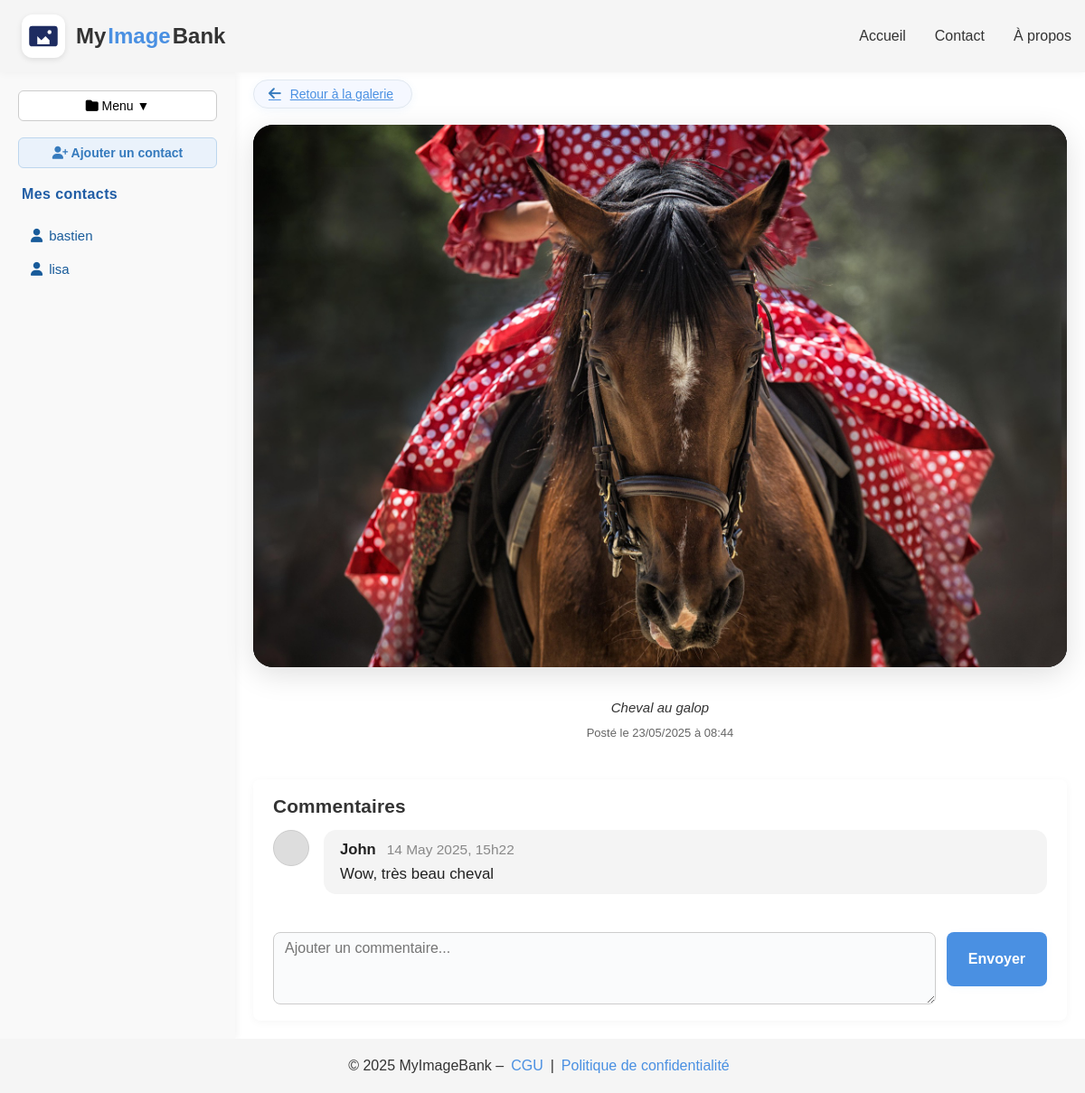
Screenshot of /view-larger.php?image_id=3 (signed in) with the database file from the repository.
### tables this page shows
CREATE TABLE users (
    id INT AUTO_INCREMENT PRIMARY KEY,
    login VARCHAR(50) NOT NULL UNIQUE,
    password VARCHAR(255) NOT NULL,
    nom VARCHAR(100),
    prenom VARCHAR(100),
    email VARCHAR(100),
    created_at TIMESTAMP DEFAULT CURRENT_TIMESTAMP
);

CREATE TABLE images (
    id INT AUTO_INCREMENT PRIMARY KEY,
    user_id INT NOT NULL,
    path VARCHAR(255) NOT NULL,
    caption TEXT,
    created_at TIMESTAMP DEFAULT CURRENT_TIMESTAMP,
    FOREIGN KEY (user_id) REFERENCES users(id) ON DELETE CASCADE
);

CREATE TABLE comments (
    id INT AUTO_INCREMENT PRIMARY KEY,
    image_id INT NOT NULL,
    author VARCHAR(100) NOT NULL DEFAULT 'Anonyme',
    comment_text TEXT NOT NULL,
    created_at DATETIME NOT NULL DEFAULT CURRENT_TIMESTAMP,
    INDEX (image_id)
);

### src/contact_list.php (called while the page is built)
<?php
function getUserContacts(PDO $pdo, int $userId): array {
    $sql = "SELECT u.id, u.login
            FROM contacts c
            JOIN users u ON c.contact_user_id = u.id
            WHERE c.user_id = ?";
    $stmt = $pdo->prepare($sql);
    $stmt->execute([$userId]);
    return $stmt->fetchAll(PDO::FETCH_ASSOC);
}

### public/view-larger.php (the view, shortened to what this page needs)
<?php
$pdo = getDatabaseConnection();
$image_id = isset($_GET['image_id']) ? (int)$_GET['image_id'] : 0;
$user_id = $_SESSION['user_id'] ?? null;
$stmt = $pdo->prepare("SELECT * FROM images WHERE id = ?");
$stmt->execute([$image_id]);
$image = $stmt->fetch(PDO::FETCH_ASSOC);
$stmt = $pdo->prepare("SELECT author AS display_name, comment_text, created_at FROM comments WHERE image_id = ? ORDER BY created_at DESC");
$stmt->execute([$image_id]);
$comments = $stmt->fetchAll(PDO::FETCH_ASSOC);
include "templates/header.php";
?>
<div class="page-wrapper">
    <?php include "templates/sidebar.php"; ?>
    <main class="main-content main-view-larger">
        <div class="larger-image-wrapper">
            <a href="gallery.php" class="gallery-link">
                <i class="fas fa-arrow-left"></i>
                <span>Retour à la galerie</span>
            </a>
            <div class="image-larger">
                <img src="<?= htmlspecialchars($image['path']) ?>"
                     alt="<?= htmlspecialchars($image['caption'] ?? 'Image') ?>">
            </div>
            <p class="image-caption"><?= htmlspecialchars($image['caption']) ?></p>
            <p class="image-date">Posté le <?= date("d/m/Y à H:i", strtotime($image['created_at'])) ?></p>
        </div>
        <div class="comments-section">
            <h3>Commentaires</h3>
            <?php if (empty($comments)): ?>
                <p>Aucun commentaire pour cette image.</p>
            <?php else: ?>
                <?php foreach ($comments as $comment): ?>
                    <div class="comment-item">
                        <div class="avatar"></div>
                        <div class="comment-bubble">
                            <div class="comment-header">
                                <span class="comment-author"><?= htmlspecialchars($comment['display_name']) ?></span>
                                <span class="comment-date"><?= date('d M Y, H\hi', strtotime($comment['created_at'])) ?></span>
                            </div>
                            <div class="comment-text"><?= nl2br(htmlspecialchars($comment['comment_text'])) ?></div>
                        </div>
                    </div>
                <?php endforeach; ?>
            <?php endif; ?>
            <div class="comment-add-section">
                <?php if ($user_id): ?>
                    <form class="comment-form" method="POST" action="view-larger.php?image_id=<?= $image_id ?>">
                        <textarea name="comment" placeholder="Ajouter un commentaire..." required></textarea>
                        <button type="submit" class="btn-primary">Envoyer</button>
                    </form>
                <?php else: ?>
                    <p class="popup-login-message">Vous devez <a href="auth-page.php">vous connecter</a> pour commenter.</p>
                <?php endif; ?>
            </div>
        </div>
    </main>
</div>
<?php include "templates/footer.php"; ?>

### public/templates/sidebar.php (shortened to what this page needs)
<aside class="sidebar">
  <div class="toolbar-row">
    <button class="toolbar-btn" id="menu-toggle">
      <i class="fa-solid fa-folder"></i> Menu ▼
    </button>
    <button class="toolbar-btn add-contact-btn" id="add-contact-btn">
      <i class="fa-solid fa-user-plus"></i> Ajouter un contact
    </button>
  </div>
  <div class="contacts-list">
    <h4>Mes contacts</h4>
    <ul class="contacts-ul">
      <?php
      require_once __DIR__ . '/../../src/contact_list.php';
      $contacts = [];
      if (isset($_SESSION['user_id'])) {
          $pdo = getDatabaseConnection();
          $contacts = getUserContacts($pdo, (int)$_SESSION['user_id']);
      }
      if (empty($contacts)) {
          echo "<li class='contact-li'>Aucun contact.</li>";
      } else {
          foreach ($contacts as $contact) {
              echo '<li class="contact-li">
                      <a href="gallery.php?user_id=' . (int)$contact['id'] . '" class="contact-link">
                        <i class="fa-solid fa-user"></i> ' . htmlspecialchars($contact['login']) . '
                      </a>
                    </li>';
          }
      }
      ?>
    </ul>
  </div>
</aside>

### public/assets/css/base.css (style rules this page uses)
* { box-sizing: border-box; margin: 0; padding: 0; }
html, body { min-height: 100vh; }
body { display: flex; flex-direction: column; font-family: 'Poppins', sans-serif; color: #333; background: #fff; }

### public/assets/css/theme.css (style rules this page uses)
.btn-primary { background: #4A90E2; color: #fff; border: none; padding: 0 20px; height: 48px; border-radius: 8px; font-size: 16px; cursor: pointer; transition: background 0.3s ease; }
.toolbar-btn { min-width: 90px; font-size: 14px; padding: 8px; border: 1px solid #CCC; border-radius: 6px; background: #fff; cursor: pointer; text-align: center; }
.gallery-link { align-self: flex-start; display: inline-flex; align-items: center; gap: 8px; font-size: 1.08rem; font-weight: 500; color: #357ABD; background: #f5f8ff; border-radius: 24px; padding: 7px 20px 7px 16px; box-shadow: 0 2px 8px rgba(74,144,226,0.07); text-decoration: none; transition: background 0.18s, color 0.18s, box-shadow 0.18s; margin-bottom: 18px; margin-top: 8px; border: 1px solid #e1e8f0; }
.gallery-link i { font-size: 1.12em; color: #357ABD; margin-right: 2px; transition: color 0.18s; }

### public/assets/css/layout.css (style rules this page uses)
.page-wrapper { flex: 1; display: flex; }
.main-content { flex: 1; padding: 0 20px; display: flex; align-items: center; justify-content: center; }

### public/assets/css/components/image-card.css (style rules this page uses)
.image-caption { font-style: italic; font-size: 15px; margin: 8px 0; color: #333; text-align: center; padding: 10px 16px 4px; }
.image-date { font-size: 13px; color: #666; text-align: center; padding: 0 12px 12px; }
.gallery-link { font-size: 14px; color: #4A90E2; text-decoration: underline; }

### public/assets/css/templates/sidebar.css (style rules this page uses)
.sidebar { width: 260px; background: #F9F9F9; box-shadow: 2px 0 8px rgba(0,0,0,0.05); padding: 20px; }
.toolbar-row { display: flex; gap: 8px; flex-direction: column; margin-bottom: 16px; }
.toolbar-btn { min-width: 90px; font-size: 14px; padding: 8px; border: 1px solid #CCC; border-radius: 6px; background: #fff; cursor: pointer; text-align: center; transition: background 0.2s; }
.add-contact-btn { margin-top: 10px; background: #eaf2fb; color: #357ABD; font-weight: 600; border: 1px solid #bdd6ee; transition: background 0.2s, color 0.2s; }
.contacts-list { margin-top: 28px; padding-left: 2px; }
.contacts-list h4 { font-size: 16px; color: #205da5; font-weight: 700; margin-bottom: 6px; letter-spacing: 0.4px; }
.contacts-ul { list-style: none; padding: 0; margin: 0; }
.contact-li { margin-bottom: 8px; }
.contact-link { color: #185b9a; font-size: 15px; text-decoration: none; display: flex; align-items: center; gap: 7px; transition: color 0.18s; border-radius: 6px; padding: 6px 10px; }

### public/assets/css/pages/auth.css (style rules this page uses)
.btn-primary { height: 50px; font-size: 17px; }

### public/assets/css/pages/contact.css (style rules this page uses)
.contacts-list { display: flex; flex-direction: column; gap: 16px; margin-top: 20px; padding-left: 4px; }

### rows the page displays
users: login "bastien"
users: login "lisa"
images: path (picture), caption "Cheval au galop", created_at "23/05/2025 à 08:44"
comments: author "John", created_at "14 May 2025, 15h22", comment_text "Wow, très beau cheval"
